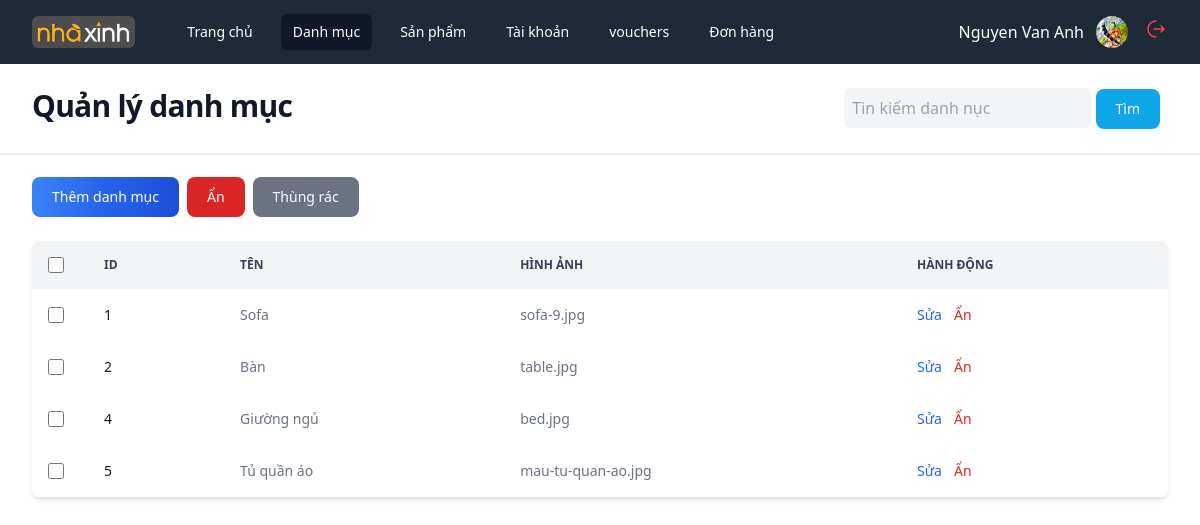
The app's page /admin?act=categories (signed in) with its own data.
### tables this page shows
CREATE TABLE `categories` (
  `id` int(10) NOT NULL,
  `name_category` varchar(200) NOT NULL,
  `image` varchar(200) NOT NULL,
  `is_deleted` tinyint(1) NOT NULL DEFAULT 0
);

### core.php (called while the page is built, shortened)
<?php
function viewAdmin($view, $values = [])
{
    return include("../views/admin/$view.php");
}
class Req
{
    public function __construct(
        Categories $categoriesService,
        Products $productsService,
        Users $usersService,
        Vouchers $vouchersService,
        CartsDetail $cartsService,
        Bills $billsService,
        ProductsBill $productsBillService,
        ProductDetail $productsDetailService,
        Images $imagesService,
        Reviews $reviewsService,
    ) {
        $this->categoriesService = $categoriesService;
    }
}

### controllers/admin/CategoriesController.php (called while the page is built, shortened)
<?php
function controller_categories(Req $req)
{
    $categories = $req->categoriesService->getAll();
    return viewAdmin("categories", ['categories' => $categories]);
}

### admin/index.php (called while the page is built, shortened)
<?php
function bootstrap()
{
    include("./routes.php");
    include("../database/service.php");
    include("../models/categories.php");
    include("../models/products.php");
    include("../models/users.php");
    include("../models/vouchers.php");
    include("../models/cartsDetail.php");
    include("../models/bills.php");
    include("../models/productsBill.php");
    include("../models/productsDetail.php");
    include("../models/images.php");
    include("../models/reviews.php");
    $role = $_SESSION["user"]["role"];
    $req = new Req(
        $categories,
        $products,
        $users,
        $vouchers,
        $cartsDetail,
        $bills,
        $productsBill,
        $productsDetail,
        $images,
        $reviews,
    );
    if (!isset($_GET['act'])) $act = check_path('');
    else $act = check_path($_GET['act']);
    foreach ($routes as $route) {
        if ($act == $route['path'] && $role >= 1 && $role <= 2) {
            return $route['view']($req);
        }
    }
}
bootstrap();

### database/service.php (called while the page is built, shortened)
<?php
include("database.php");
class ServicePdo
{
    public function __construct($nameDB)
    {
        $this->dbName = $nameDB;
        $this->pdo = connect();
    }
}

### models/categories.php (called while the page is built, shortened)
<?php
class Categories extends ServicePdo
{
    public function getAll($is_deleted = false)
    {
        $dbName = $this->dbName;
        $sql = "SELECT * FROM $dbName WHERE IS_DELETED = '$is_deleted'";
        return $this->pdo->query($sql)->fetchAll();
    }
}

### database/database.php (called while the page is built)
<?php
function connect()
{
    try {
        $connect =  new PDO("mysql:host=localhost; dbname=project", "root", "");
        $connect->setAttribute(PDO::ATTR_ERRMODE, PDO::ERRMODE_EXCEPTION);
        return $connect;
    } catch (PDOException $e) {
        echo $e->getMessage();
        throw $e;
    }
}

### views/admin/categories.php (the view, shortened to what this page needs)
<!DOCTYPE html>
<html lang="en">
<head>
    <script src="https://cdn.tailwindcss.com"></script>
</head>
<body>
    <div class="min-h-full">
        <?php include('partials/header.php') ?>
        <header class="bg-white shadow ">
            <div class="mx-auto max-w-7xl px-4 py-6 sm:px-6 lg:px-8 flex item-center justify-between">
                <h1 class="text-3xl font-bold tracking-tight text-gray-900">Quản lý danh mục</h1>
                <div class="flex gap-4">
                    <form action="">
                        <input type="search" name='q' class="bg-gray-100 rounded-md px-2 py-2" placeholder="Tìn kiếm danh nục">
                        <button type="submit" class="text-white bg-sky-500 focus:ring-4 focus:outline-none focus:ring-red-300 font-medium rounded-lg text-sm px-5 py-2.5 text-center me-2">Tìm</button>
                    </form>
                </div>
            </div>
        </header>
        <main>
            <div class="mx-auto max-w-7xl py-6 sm:px-6 lg:px-8">
                <form action="?act=delete-category" method="POST">
                    <div class="flex justify-between mb-4">
                        <div class="flex">
                            <a href="/admin?act=add-category" class="text-white bg-gradient-to-r from-blue-500 via-blue-600 to-blue-700 hover:bg-gradient-to-br focus:ring-4 focus:outline-none focus:ring-blue-300 font-medium rounded-lg text-sm px-5 py-2.5 text-center me-2 mb-2">Thêm danh mục</a>
                            <button type="button" id="delete-many" class="text-white bg-red-600 focus:ring-4 focus:outline-none focus:ring-red-300 font-medium rounded-lg text-sm px-5 py-2.5 text-center me-2 mb-2">Ẩn</button>
                            <a href="?act=bin-categories" class="text-white bg-gray-500 focus:ring-4 focus:outline-none focus:ring-gray-300 font-medium rounded-lg text-sm px-5 py-2.5 text-center me-2 mb-2">Thùng rác</a>
                        </div>
                    </div>
                    <div class="relative overflow-x-auto shadow-md sm:rounded-lg">
                        <table class="w-full text-sm text-left rtl:text-right text-gray-500">
                            <thead class="text-xs text-gray-700 uppercase bg-gray-100">
                                <tr>
                                    <th scope="col" class="p-4">
                                        <div class="flex items-center">
                                            <input id="checkbox-all-search" type="checkbox" class="w-4 h-4 text-blue-600 bg-gray-100 rounded focus:ring-blue-500  ring-offset-gray-800 focus:ring-offset-gray-800 focus:ring-2  border-gray-600">
                                        </div>
                                    </th>
                                    <th scope="col" class="px-6 py-3">
                                        Id
                                    </th>
                                    <th scope="col" class="px-6 py-3">
                                        Tên
                                    </th>
                                    <th scope="col" class="px-6 py-3">
                                        Hình ảnh
                                    </th>
                                    <th scope="col" class="px-6 py-3">
                                        Hành động
                                    </th>
                                </tr>
                            </thead>
                            <tbody>
                                <?php
                                foreach ($categories as $category) {
                                    extract($category);
                                ?>
                                    <tr class="bg-white hover:bg-gray-50 ">
                                        <td class="w-4 p-4">
                                            <div class="flex items-center">
                                                <input value="<?= $id ?>" name="category-id[]" id="checkbox-<?= $id ?>" type="checkbox" class="w-4 h-4 text-blue-600 bg-gray-100 rounded focus:ring-blue-500  ring-offset-gray-800 focus:ring-offset-gray-800 focus:ring-2  border-gray-600">
                                            </div>
                                        </td>
                                        <th scope="row" class="px-6 py-4 font-medium text-gray-900 whitespace-nowrap">
                                            <?= $id ?>
                                        </th>
                                        <td class="px-6 py-4">
                                            <?= $name_category ?>
                                        </td>
                                        <td class="px-6 py-4">
                                            <?= $image ?>
                                        </td>
                                        <td class="flex items-center px-6 py-4">
                                            <a href="/admin?act=edit-category&id=<?= $id ?>" class="font-medium text-blue-600  hover:underline">Sửa</a>
                                            <button type="button" id="delete-category" data-id="<?= $id ?>" class="font-medium text-red-600 hover:underline ms-3">Ẩn</button>
                                        </td>
                                    </tr>
                                <?php
                                }
                                ?>
                            </tbody>
                        </table>
                    </div>
                </form>
            </div>
        </main>
    </div>
</body>
</html>

### records on screen
categories: id "1", name_category "Sofa", image "sofa-9.jpg"
categories: id "2", name_category "Bàn", image "table.jpg"
categories: id "4", name_category "Giường ngủ", image "bed.jpg"
categories: id "5", name_category "Tủ quần áo", image "mau-tu-quan-ao.jpg"

### other values on screen
$name "Trang chủ"
$name "Danh mục"
$name "Sản phẩm"
$name "Tài khoản"
$name "vouchers"
$name "Đơn hàng"
$_SESSION['user']['full_name'] "Nguyen Van Anh"
